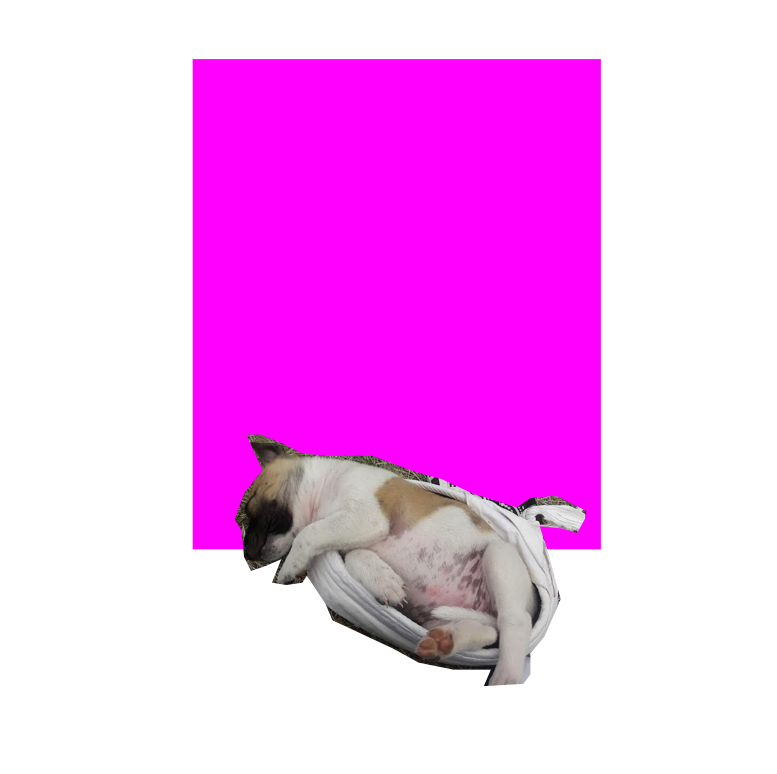
#> input picture Source Codes/Python/Recursive/Klutuk.png, 777 x 774 px
$ python drostemaker.py
#> lines starting #> are read from the running program, lines starting #| are printed output that depends on the picture
# https://inventwithpython.com/recursion/chapter14.html

from PIL import Image


def makeDroste(baseImage, stopAfter=4):
    # If baseImage is a string of an image filename, load that image:
#> called with baseImage = 'Klutuk.png', stopAfter = 4
    if isinstance(baseImage, str):
        baseImage = Image.open(baseImage)
#> baseImage is the input picture: PIL image 777x774 RGB; mean R, G, B 246.1, 171.1, 245

    if stopAfter == 0:
        # BASE CASE
        return baseImage
    # The magenta color has max red/blue/alpha, zero green:
    if baseImage.mode == 'RGBA':
        magentaColor = (255, 0, 255, 255)
    elif baseImage.mode == 'RGB':
        magentaColor = (255, 0, 255)

    # Find the dimensions of the base image and its magenta area:
    baseImageWidth, baseImageHeight = baseImage.size
#> baseImageWidth = 777; baseImageHeight = 774
    magentaLeft = None
    magentaRight = None
    magentaTop = None
    magentaBottom = None

    for x in range(baseImageWidth):
        for y in range(baseImageHeight):
            if baseImage.getpixel((x, y)) == magentaColor:
                if magentaLeft is None or x < magentaLeft:
                    magentaLeft = x
                if magentaRight is None or x > magentaRight:
                    magentaRight = x
                if magentaTop is None or y < magentaTop:
                    magentaTop = y
                if magentaBottom is None or y > magentaBottom:
                    magentaBottom = y
#> after the loop, magentaBottom = 548; magentaLeft = 193; magentaRight = 599; magentaTop = 60

    if magentaLeft is None:
        # BASE CASE - No magenta pixels are in the image.
        return baseImage

    # Get a resized version of the base image:
    magentaWidth = magentaRight - magentaLeft + 1
#> magentaWidth = 407
    magentaHeight = magentaBottom - magentaTop + 1
#> magentaHeight = 489
    baseImageAspectRatio = baseImageWidth / baseImageHeight
#> baseImageAspectRatio = 1
    magentaAspectRatio = magentaWidth / magentaHeight
#> magentaAspectRatio = 0.832

    if baseImageAspectRatio < magentaAspectRatio:
        # Make the resized width match the width of the magenta area:
        widthRatio = magentaWidth / baseImageWidth
        resizedImage = baseImage.resize((magentaWidth,
        int(baseImageHeight * widthRatio) + 1), Image.NEAREST)
    else:
        # Make the resized height match the height of the magenta area:
        heightRatio =  magentaHeight / baseImageHeight
#> heightRatio = 0.632
        resizedImage = baseImage.resize((int(baseImageWidth *
        heightRatio) + 1, magentaHeight), Image.NEAREST)

    # Replace the magenta pixels with the smaller, resized image:
    for x in range(magentaLeft, magentaRight + 1):
        for y in range(magentaTop, magentaBottom + 1):
            if baseImage.getpixel((x, y)) == magentaColor:
                pix = resizedImage.getpixel((x - magentaLeft, y - magentaTop))
                baseImage.putpixel((x, y), pix)
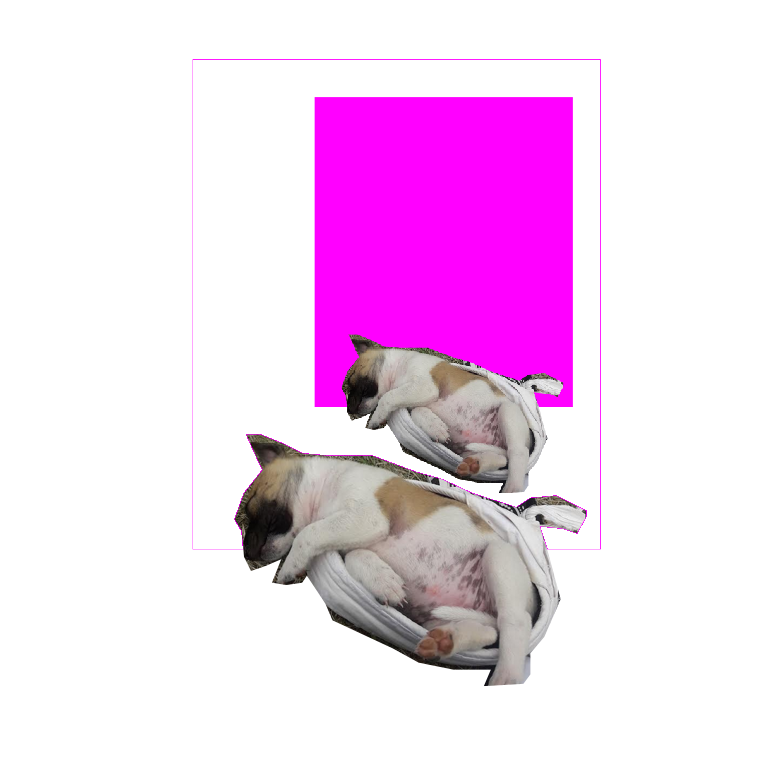
#> baseImage: PIL image 777x774 RGB; mean R, G, B 242.6, 211.4, 241

    # RECURSIVE CASE:
    return makeDroste(baseImage, stopAfter=stopAfter - 1)
#> call 2 of makeDroste, with stopAfter = 3
#> in makeDroste (call 2), `resizedImage = baseImage.resize((int(baseImageWidth * heightRatio) + 1..`:
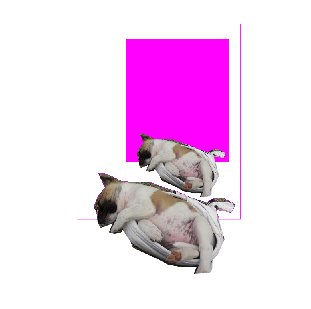
#> resizedImage: PIL image 311x309 RGB; mean R, G, B 242.6, 211.5, 241.1
#> after the loop in makeDroste (call 2), `for x in range(magentaLeft, magentaRight + 1):`:
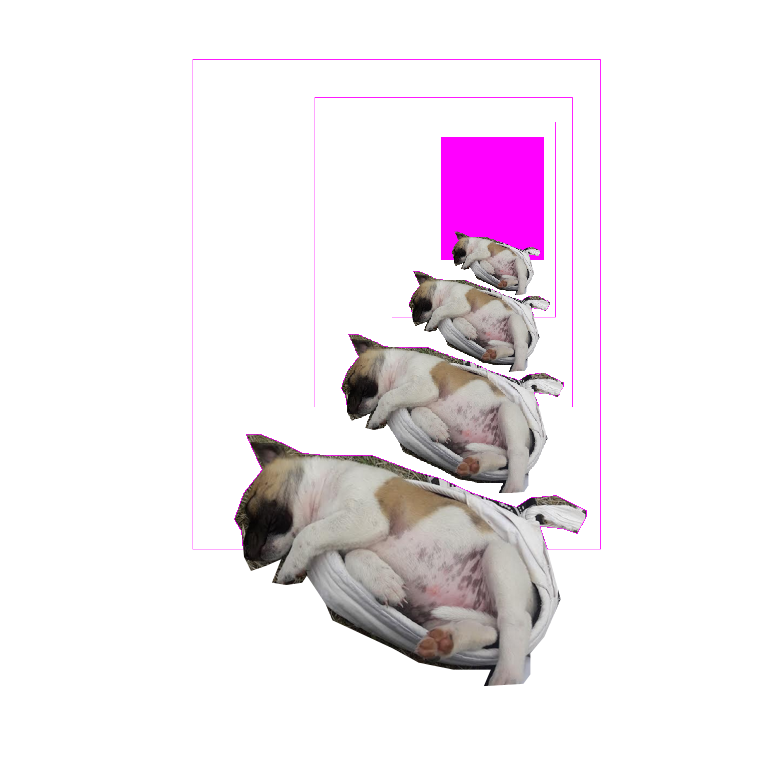
#> baseImage: PIL image 777x774 RGB; mean R, G, B 240.6, 233.8, 238.8
#> call 3 of makeDroste, with stopAfter = 2
#> in makeDroste (call 3), `resizedImage = baseImage.resize((int(baseImageWidth * heightRatio) + 1..`:
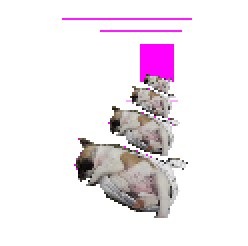
#> resizedImage: PIL image 124x123 RGB (shown 2 times larger); mean R, G, B 240.6, 232.9, 238.8
#> call 4 of makeDroste, with stopAfter = 1
#> in makeDroste (call 4), `resizedImage = baseImage.resize((int(baseImageWidth * heightRatio) + 1..`:
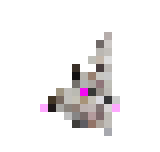
#> resizedImage: PIL image 20x19 RGB (shown 8 times larger); mean R, G, B 240.2, 238.1, 238.5


recursiveImage = makeDroste('Klutuk.png')
recursiveImage.save('Klutuk-recursive.png')
recursiveImage.show()
